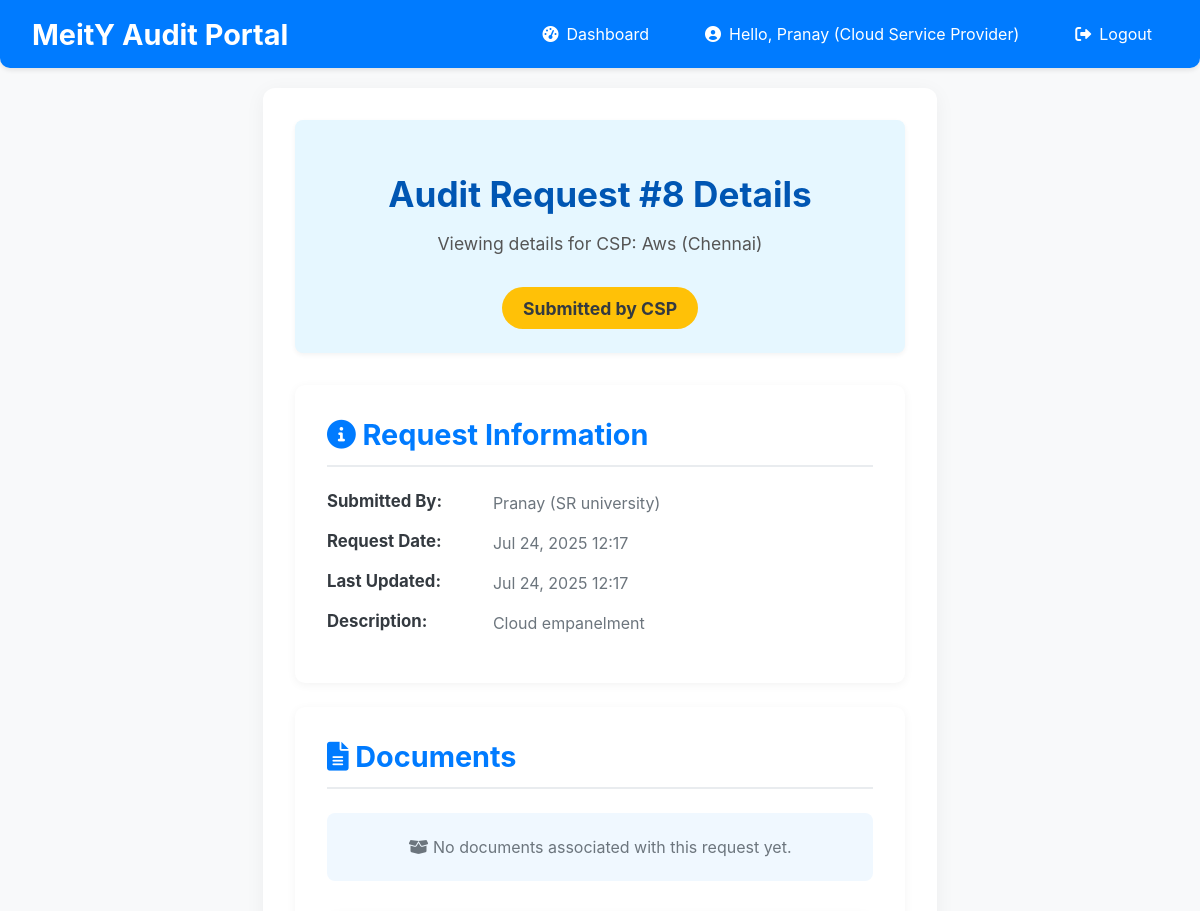
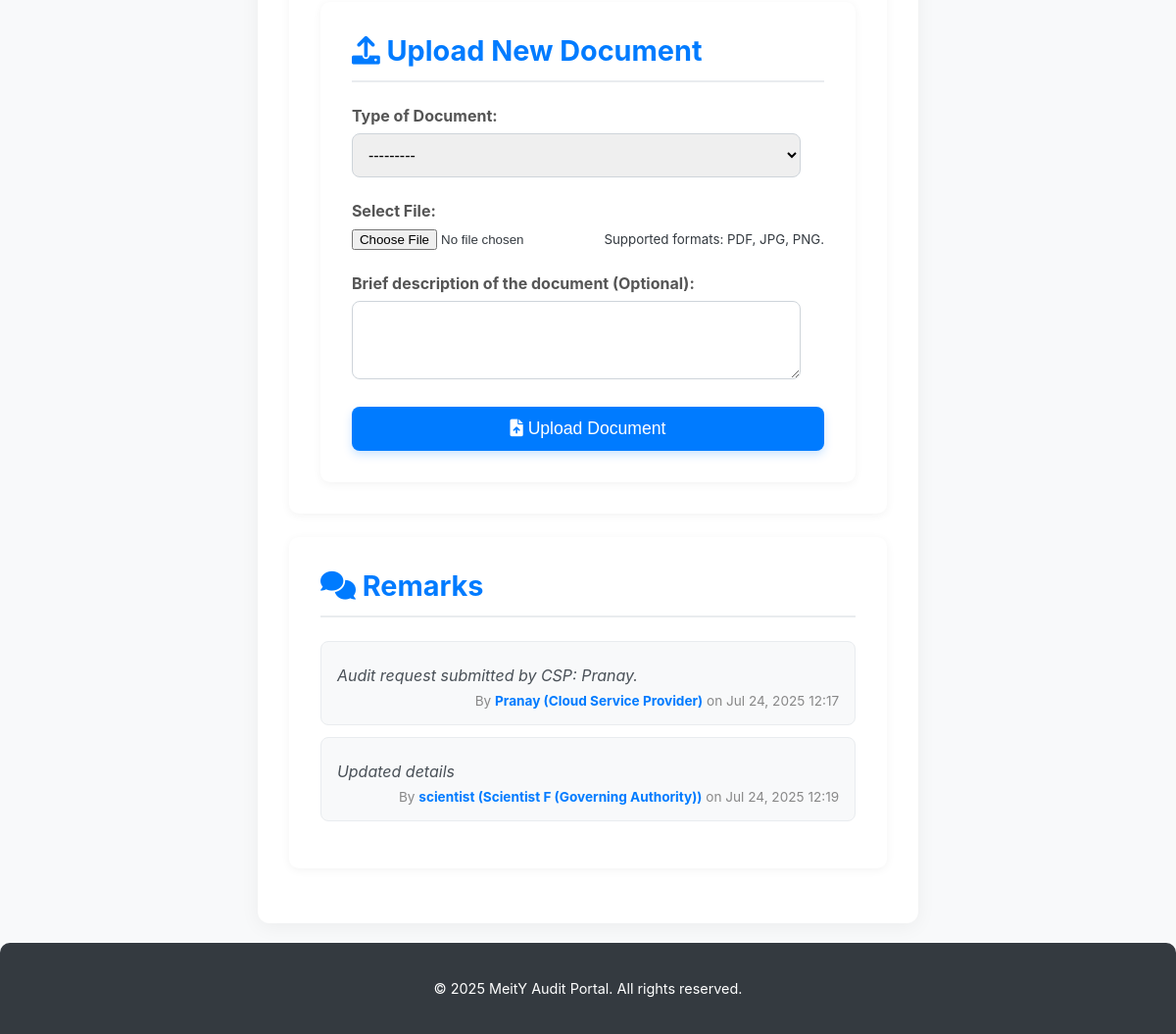
The app's page /audit-requests/8/ (signed in), older data (2 pictures, top to bottom).
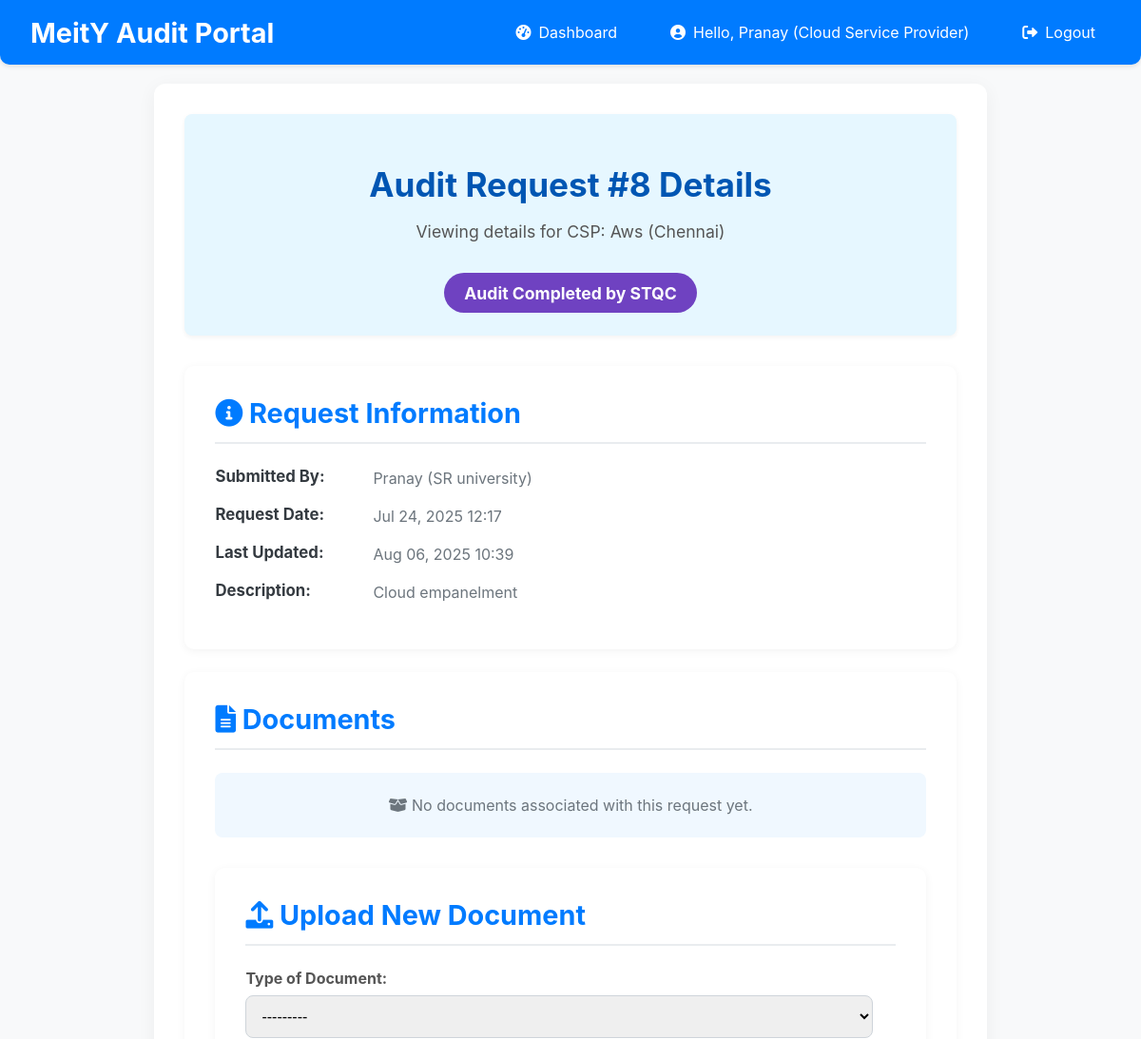
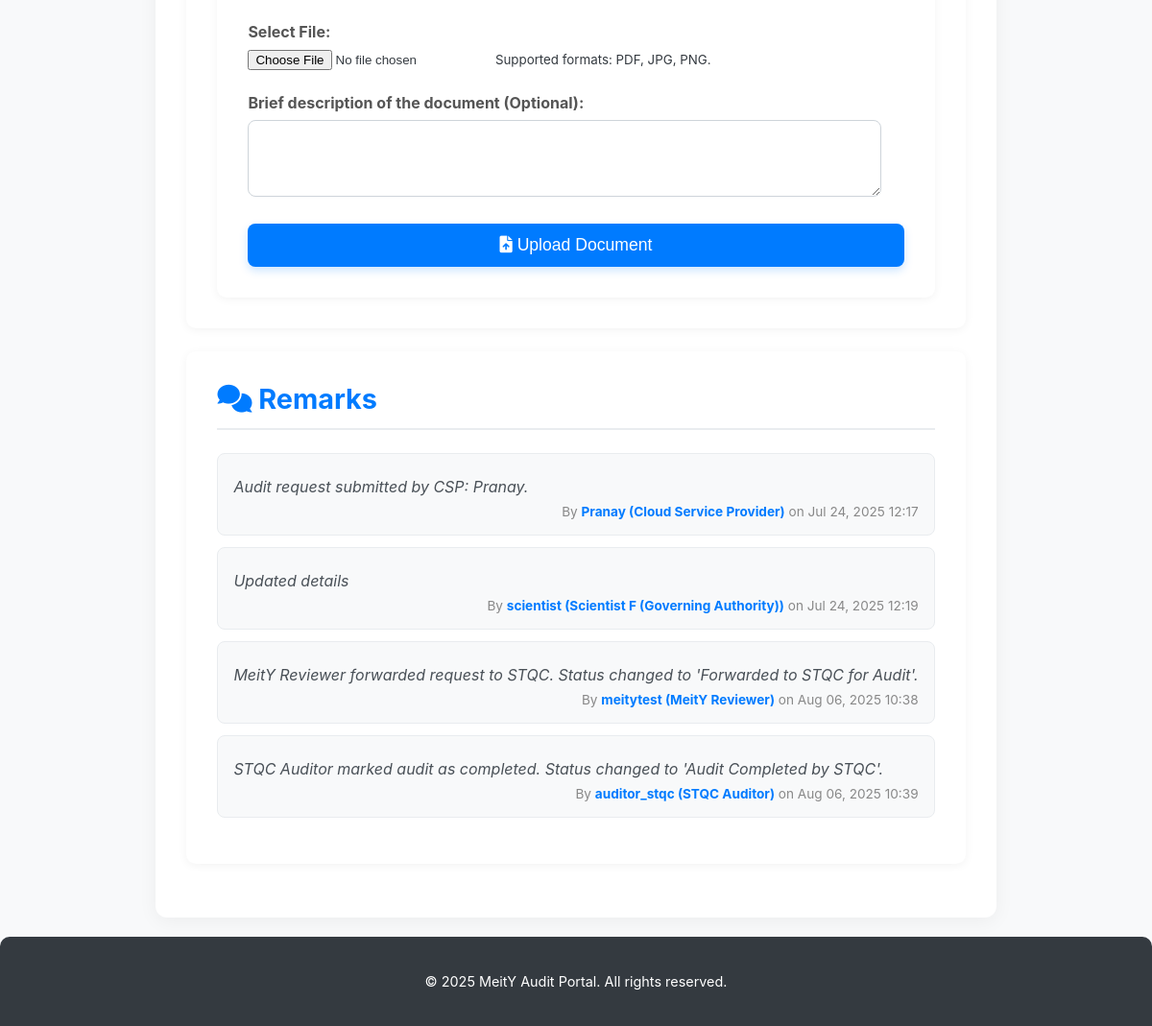
The same page, newer data (2 pictures, top to bottom).
### audit_management/models.py (models this page shows, shortened)
class AuditRequest(models.Model):
    STATUS_CHOICES = (
        ('Submitted_by_CSP', 'Submitted by CSP'), # Initial state
        ('Forwarded_to_STQC', 'Forwarded to STQC for Audit'), # After MeitY Reviewer forwards
        ('Audit_Completed_by_STQC', 'Audit Completed by STQC'), # After STQC Auditor completes
        ('Approved_by_ScientistF', 'Approved by Scientist F'), # Final approval
        ('Rejected_by_ScientistF', 'Rejected by Scientist F'), # Final rejection
    )
    csp = models.ForeignKey(settings.AUTH_USER_MODEL, on_delete=models.CASCADE,
                            limit_choices_to={'role': 'CSP'}, related_name='audit_requests')
    service_provider_name = models.CharField(max_length=255, help_text="Name of the Cloud Service Provider")
    data_center_location = models.CharField(max_length=255)
    request_date = models.DateTimeField(auto_now_add=True)
    status = models.CharField(max_length=50, choices=STATUS_CHOICES, default='Submitted_by_CSP')
    description = models.TextField(blank=True, null=True)
    last_updated = models.DateTimeField(auto_now=True)
    certificate_of_empanelment = models.FileField(
        upload_to='certificates/',
        null=True,
        blank=True
    )
    class Meta:
        ordering = ['-request_date'] # Order by most recent requests first

class Remark(models.Model):
    audit_request = models.ForeignKey(AuditRequest, on_delete=models.CASCADE, related_name='remarks')
    author = models.ForeignKey(settings.AUTH_USER_MODEL, on_delete=models.CASCADE)
    comment = models.TextField()
    timestamp = models.DateTimeField(auto_now_add=True)
    class Meta:
        ordering = ['timestamp']

### users/models.py (models this page shows, shortened)
class CustomUser(AbstractUser):
    ROLE_CHOICES = (
        ('CSP', 'Cloud Service Provider'),
        ('MeitY_Reviewer', 'MeitY Reviewer'),
        ('STQC_Auditor', 'STQC Auditor'),
        ('Scientist_F', 'Scientist F (Governing Authority)'),
    )
    role = models.CharField(max_length=50, choices=ROLE_CHOICES, default='CSP')
    organization = models.CharField(max_length=255, blank=True, null=True) # E.g., AWS, Azure, MeitY, STQC
    @property
    def is_csp(self):
        return self.role == 'CSP'
    @property
    def is_meity_reviewer(self):
        return self.role == 'MeitY_Reviewer'
    @property
    def is_stqc_auditor(self):
        return self.role == 'STQC_Auditor'
    @property
    def is_scientist_f(self):
        return self.role == 'Scientist_F'

### audit_management/views.py (the view, shortened to what this page needs)
# urls.py: path('audit-requests/<int:pk>/', views.audit_request_detail, name='audit_request_detail'),
@login_required
def audit_request_detail(request, pk):
    audit_request = get_object_or_404(AuditRequest, pk=pk)
    remark_form = RemarkForm()
    document_form = DocumentUploadForm()
    status_form = None # Will be initialized conditionally
    status_form_title = ""
    status_submit_button_text = "Update Status"
    audit_request = get_object_or_404(AuditRequest, pk=pk)
    documents = audit_request.documents.all()
    remarks = audit_request.remarks.all()
    if request.user.is_meity_reviewer and audit_request.status == 'Submitted_by_CSP':
        status_form = AuditRequestStatusUpdateForm(instance=audit_request, user=request.user, current_status=audit_request.status)
        status_form_title = "Action: Forward to STQC for Audit"
        status_submit_button_text = "Forward to STQC"
    elif request.user.is_stqc_auditor and audit_request.status == 'Forwarded_to_STQC':
        status_form = AuditRequestStatusUpdateForm(instance=audit_request, user=request.user, current_status=audit_request.status)
        status_form_title = "Action: Mark Audit as Completed"
        status_submit_button_text = "Mark Audit Completed"
    elif request.user.is_scientist_f and audit_request.status == 'Audit_Completed_by_STQC':
        status_form = AuditRequestStatusUpdateForm(instance=audit_request, user=request.user, current_status=audit_request.status)
        status_form_title = "Action: Finalize Audit Decision"
        status_submit_button_text = "Finalize Decision"
    context = {
        'audit_request': audit_request,
        'documents': documents,
        'remarks': remarks,
        'remark_form': remark_form,
        'document_form': document_form,
        'status_form': status_form, # This will be None if no form applies
        'status_form_title': status_form_title,
        'status_submit_button_text': status_submit_button_text,
    }
    return render(request, 'audit_management/audit_request_detail.html', context)

### audit_management/forms.py
class RemarkForm(forms.ModelForm):
    class Meta:
        model = Remark
        fields = ['comment']
        widgets = {
            'comment': forms.Textarea(attrs={'rows': 3}),
        }
        labels = {
            'comment': 'Your Remark',
        }

class DocumentUploadForm(forms.ModelForm):
    class Meta:
        model = Document
        fields = ['document_type', 'file', 'description']
        widgets = {
            'description': forms.Textarea(attrs={'rows': 3}),
        }
        labels = {
            'document_type': 'Type of Document',
            'file': 'Select File',
            'description': 'Brief description of the document (Optional)',
        }
        help_texts = {
            'file': 'Supported formats: PDF, JPG, PNG.',
        }

### templates/audit_management/audit_request_detail.html (shortened to what this page needs)
{% extends 'base.html' %}
{% block content %}
<div class="detail-header">
    <h2>Audit Request #{{ audit_request.id }} Details</h2>
    <p>Viewing details for CSP: {{ audit_request.service_provider_name }} ({{ audit_request.data_center_location }})</p>
    <span class="status-badge status-{{ audit_request.status }}">{{ audit_request.get_status_display }}</span>
</div>
<div class="info-section">
    <h3><i class="fas fa-info-circle"></i> Request Information</h3>
    <div class="info-item">
        <strong>Submitted By:</strong> <span>{{ audit_request.csp.username }} ({{ audit_request.csp.organization }})</span>
    </div>
    <div class="info-item">
        <strong>Request Date:</strong> <span>{{ audit_request.request_date|date:"M d, Y H:i" }}</span>
    </div>
    <div class="info-item">
        <strong>Last Updated:</strong> <span>{{ audit_request.last_updated|date:"M d, Y H:i" }}</span>
    </div>
    <div class="info-item">
        <strong>Description:</strong> <p>{{ audit_request.description|default:"No description provided." }}</p>
    </div>
</div>
<div class="info-section">
    <h3><i class="fas fa-file-alt"></i> Documents</h3>
    {% if documents %}
        <ul class="document-list">
            {% for doc in documents %}
                <li>
                    <strong>{{ doc.get_document_type_display }}:</strong> {{ doc.description|default:"No description" }}
                    <br><span>Uploaded by {{ doc.uploaded_by.username }} on {{ doc.upload_date|date:"M d, Y H:i" }}</span>
                    <div class="document-actions">
                        <a href="{{ doc.file.url }}" target="_blank"><i class="fas fa-eye"></i> View Document</a>
                        {% if user == doc.uploaded_by %}
                            <form action="{% url 'delete_document' pk=doc.pk %}" method="post" onsubmit="return confirm('Are you sure you want to delete this document?');">
                                {% csrf_token %}
                                <button type="submit" class="delete-button"><i class="fas fa-trash-alt"></i> Delete</button>
                            </form>
                        {% endif %}
                    </div>
                </li>
            {% endfor %}
        </ul>
    {% else %}
        <p class="no-items"><i class="fas fa-box-open"></i> No documents associated with this request yet.</p>
    {% endif %}
    {% if document_form %}
        {% if user.is_csp and user == audit_request.csp %}
            <div class="form-section">
                <h3><i class="fas fa-upload"></i> Upload New Document</h3>
                <form method="post" enctype="multipart/form-data" action="{% url 'audit_request_detail' pk=audit_request.pk %}" class="styled-form">
                    {% for field in document_form %}
                        <div class="form-group">
                            <label for="{{ field.id_for_label }}">{{ field.label }}:</label>
                            {{ field }}
                            {% if field.help_text %}
                                <small class="form-text text-muted">{{ field.help_text }}</small>
                            {% endif %}
                        </div>
                    {% endfor %}
                    <button type="submit" name="upload_document" class="btn-primary"><i class="fas fa-file-upload"></i> Upload Document</button>
                </form>
            </div>
        {% endif %}
    {% endif %}
</div>
<div class="info-section">
    <h3><i class="fas fa-comments"></i> Remarks</h3>
    {% if remarks %}
        <ul class="remark-list">
            {% for remark in remarks %}
                <li>
                    <p>{{ remark.comment }}</p>
                    <div class="remark-meta">By <strong>{{ remark.author.username }} ({{ remark.author.get_role_display }})</strong> on {{ remark.timestamp|date:"M d, Y H:i" }}</div>
                </li>
            {% endfor %}
        </ul>
    {% else %}
        <p class="no-items"><i class="fas fa-comment-dots"></i> No remarks added for this request yet.</p>
    {% endif %}
</div>
{%endblock%}

Row changes from the older to the newer data that the page shows:
changed AuditRequest "Aws": status "Submitted by CSP" → "Audit Completed by STQC"; last_updated "Jul 24, 2025 12:17" → "Aug 06, 2025 10:39"
added Remark: comment "MeitY Reviewer forwarded request to STQC. Status changed to 'Forwarded to STQC for Audit'.", author.username "meitytest", author.role "MeitY Reviewer", timestamp "Aug 06, 2025 10:38"
added Remark: comment "STQC Auditor marked audit as completed. Status changed to 'Audit Completed by STQC'.", author.username "auditor_stqc", author.role "STQC Auditor", timestamp "Aug 06, 2025 10:39"
